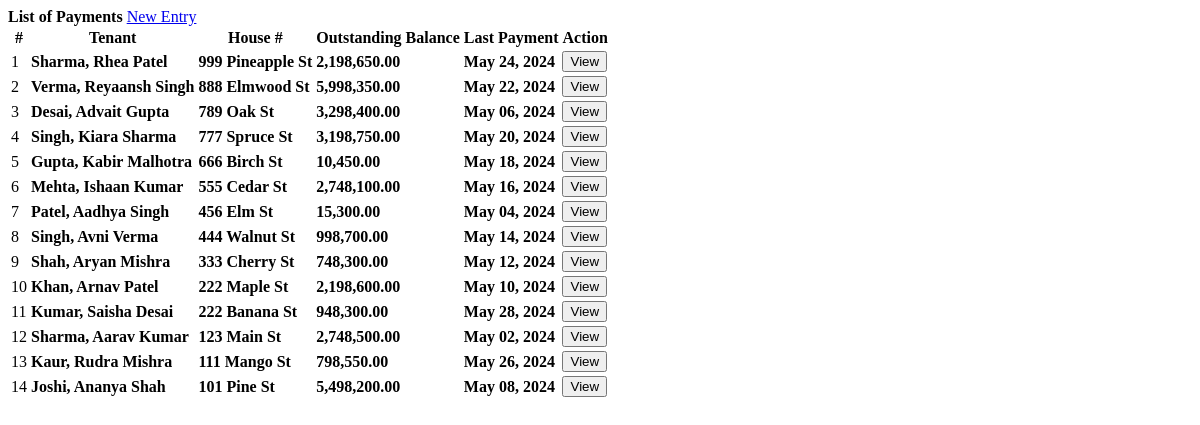
The page /payments.php on the database as committed earlier.
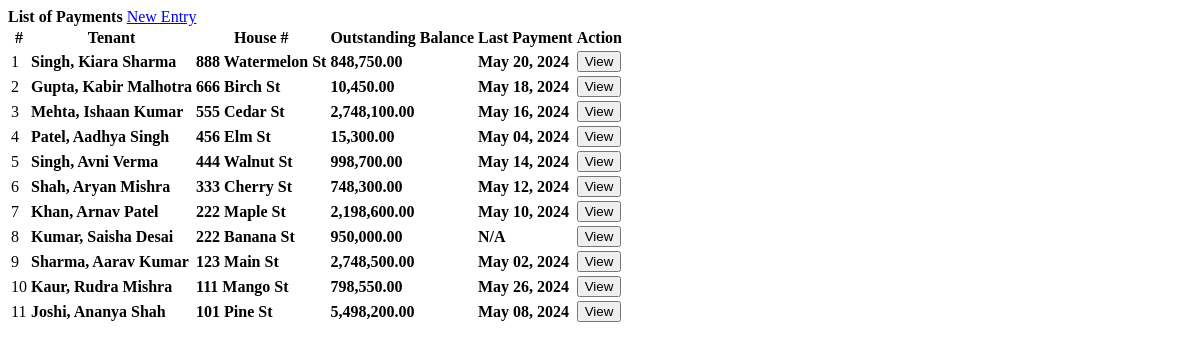
The same page on the database as committed later.
### tables this page shows
CREATE TABLE `tenants` (
  `id` int(30) NOT NULL,
  `firstname` varchar(100) NOT NULL,
  `middlename` varchar(100) NOT NULL,
  `lastname` varchar(100) NOT NULL,
  `email` varchar(100) NOT NULL,
  `contact` varchar(50) NOT NULL,
  `house_id` int(30) NOT NULL,
  `status` tinyint(1) NOT NULL DEFAULT 1 COMMENT '1 = active, 0= inactive',
  `date_in` date NOT NULL
);

CREATE TABLE `houses` (
  `id` int(30) NOT NULL,
  `house_no` varchar(50) NOT NULL,
  `category_id` int(30) NOT NULL,
  `description` text NOT NULL,
  `price` double NOT NULL
);

CREATE TABLE `payments` (
  `id` int(30) NOT NULL,
  `tenant_id` int(30) NOT NULL,
  `amount` float NOT NULL,
  `invoice` varchar(50) NOT NULL,
  `date_created` datetime NOT NULL DEFAULT current_timestamp(),
  `apartment_id` int(11) NOT NULL,
  `created_by` int(11) NOT NULL,
  `created_at` timestamp NOT NULL DEFAULT current_timestamp(),
  `verified_by` int(11) DEFAULT NULL,
  `verified_at` timestamp NOT NULL DEFAULT current_timestamp() ON UPDATE current_timestamp(),
  `status` enum('pending','completed','failed') DEFAULT 'pending'
);

### payments.php (the view, shortened to what this page needs)
<?php include('db_connect.php');?>
<div class="container-fluid">
	<div class="col-lg-12">
		<div class="row">
			<div class="col-md-12">
				<div class="card">
					<div class="card-header">
						<b>List of Payments</b>
						<span class="float:right"><a class="btn btn-primary btn-block btn-sm col-sm-2 float-right" href="javascript:void(0)" id="new_payment">
					<i class="fa fa-plus"></i> New Entry
				</a></span>
					</div>
					<div class="card-body">
						<table class="table table-condensed table-bordered table-hover">
							<thead>
								<tr>
									<th class="text-center">#</th>
									<th class="">Tenant</th>
									<th class="">House #</th>
									<th class="">Outstanding Balance</th>
									<th class="">Last Payment</th>
									<th class="text-center">Action</th>
								</tr>
							</thead>
							<tbody>
								<?php
								$i = 1;
								$tenants =$conn->query("SELECT t.*,concat(t.lastname,', ',t.firstname,' ',t.middlename) as name,h.house_no,h.price FROM tenants t inner join houses h on h.id = t.house_id where t.status = 1 order by h.house_no desc ");
								while($row=$tenants->fetch_assoc()):
									$months = abs(strtotime(date('Y-m-d')." 23:59:59") - strtotime($row['date_in']." 23:59:59"));
									$months = floor(($months) / (30*60*60*24));
									$payable = $row['price'] * $months;
									$paid = $conn->query("SELECT SUM(amount) as paid FROM payments where tenant_id =".$row['id']);
									$last_payment = $conn->query("SELECT * FROM payments where tenant_id =".$row['id']." order by unix_timestamp(date_created) desc limit 1");
									$paid = $paid->num_rows > 0 ? $paid->fetch_array()['paid'] : 0;
									$last_payment = $last_payment->num_rows > 0 ? date("M d, Y",strtotime($last_payment->fetch_array()['date_created'])) : 'N/A';
									$outstanding = $payable - $paid;
								?>
								<tr>
									<td class="text-center"><?php echo $i++ ?></td>
									<td class="">
										 <p> <b><?php echo ucwords($row['name']) ?></b></p>
									</td>
									<td class="">
										 <p> <b><?php echo $row['house_no'] ?></b></p>
									</td>
									<td class="text-right">
										 <p> <b><?php echo number_format($outstanding,2) ?></b></p>
									</td>
									<td class="">
										 <p><b><?php echo  $last_payment ?></b></p>
									</td>
									<td class="text-center">
										<button class="btn btn-sm btn-primary view_payment" type="button" data-id="<?php echo $row['id'] ?>" >View</button>
									</td>
								</tr>
								<?php endwhile; ?>
							</tbody>
						</table>
					</div>
				</div>
			</div>
		</div>
	</div>
</div>

Rows that differ between the two databases and show on the page:
no longer on this page (row edited): tenants: name "Sharma, Rhea Patel", house.house_no "999 Pineapple St", outstanding "2,198,650.00", payments.date_created "May 24, 2024"
no longer on this page (row edited): tenants: name "Verma, Reyaansh Singh", house.house_no "888 Elmwood St", outstanding "5,998,350.00", payments.date_created "May 22, 2024"
no longer on this page (row edited): tenants: name "Desai, Advait Gupta", house.house_no "789 Oak St", outstanding "3,298,400.00", payments.date_created "May 06, 2024"
changed tenants: house.house_no "777 Spruce St" → "888 Watermelon St"; outstanding "3,198,750.00" → "848,750.00"
computed for tenants "222 Banana St": outstanding "948,300.00" → "950,000.00"; payments.date_created "May 28, 2024" → "N/A"
